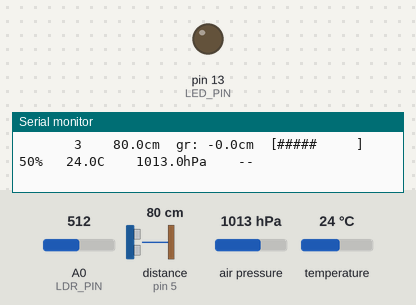
Simulated run of this sketch. Board: Arduino Uno, built with avr-gcc and run on an emulated ATmega328P. Shown: output pins drawn as LEDs (lit = HIGH), the last lines printed to the serial monitor. Wiring (inferred from the names in the program): ultrasonic range finder: trigger pin 4; echo pin 5. The test bench sets the inputs (shaded band); at power-on: A0 (LDR_PIN) = 512, distance to the obstacle (sensor on pin 5) 80 cm, temperature 24 °C, air pressure 1013 hPa. The echo pulse lasts 58.3 µs per cm; pins used as bus, display or sensor lines are not drawn.

Above: at 1.9 s.
2.0 s: A0 (LDR_PIN) set to 315
4.2 s: A0 (LDR_PIN) set to 286
At 4.9 s:
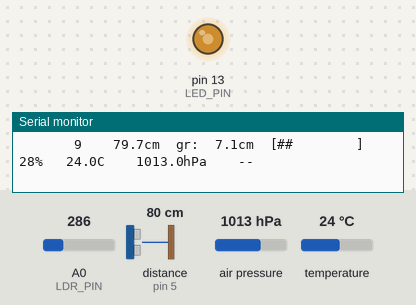
7.2 s: distance to the obstacle (sensor on pin 5) set to 33 cm
10.2 s: distance to the obstacle (sensor on pin 5) set to 27 cm
At 10.53 s:
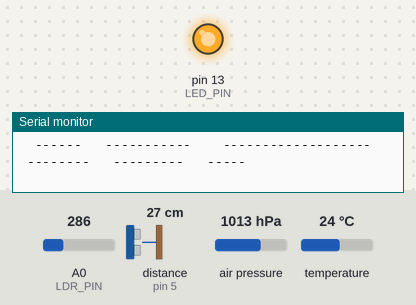
16.2 s: temperature set to 10.7 °C
19.2 s: temperature set to 9.2 °C
Timing chart, 0 to 23.2 s (numbered marks = the images above; inputs shaded):
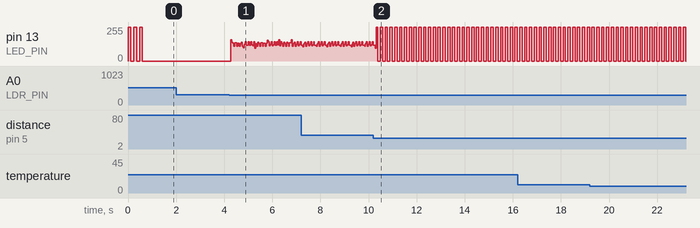

The sketch:

SARImplementation.ino
```cpp
#include <Wire.h>
#include <Adafruit_BMP280.h>
#include <math.h>

#define LED_PIN   13
#define LDR_PIN   A0
#define TRIG_PIN  4
#define ECHO_PIN  5

Adafruit_BMP280 bmp;

// ── SAR geometry thresholds
// Slant range: distance from sensor  to target
const float NEAR_RANGE_CM = 10.0;
const float FAR_RANGE_CM = 80.0;
const float ALERT_RANGE_CM = 30.0;

// Backscatter amplitude: LDR fraction 0-100%
const float LOW_BACKSCATTER = 10.0;  // very dark
const float HIGH_BACKSCATTER = 85.0;  // high-return surface

// Atmospheric layer thresholds
const float TEMP_ALERT_C = 35.0;  // thermal anomaly threshold
const int LDR_DARK_THRESH = 300;   // raw ADC for pulse-modulate LED

const unsigned long SAMPLE_MS = 500;  // synthetic aperture dwell = 500 ms

bool bmpOk = false;
unsigned long lastSample = 0;
unsigned long pulseCount = 0; // counts transmitted pulses

float cachedRange = -1;
float cachedAmp = 50;
float cachedTemp = 20;

// Helpers
void printBar(int w) {
  for (int i = 0; i < w; i++) Serial.print('=');
  Serial.println();
}

// Horizontal text-bar proportional to a 0-100 value
void printAmplitudeBar(float pct) {
  int bars = constrain((int)(pct / 10.0), 0, 10);
  Serial.print('[');
  for (int i = 0; i < 10; i++) Serial.print(i < bars ? '#' : ' ');
  Serial.print(']');
}

// Setup
void setup() {
  Serial.begin(115200);

  pinMode(LED_PIN, OUTPUT);
  pinMode(TRIG_PIN, OUTPUT);
  pinMode(ECHO_PIN, INPUT);
  digitalWrite(TRIG_PIN, LOW);

  // Power-on blink — 3 pulses like a radar
  for (int i = 0; i < 3; i++) {
    digitalWrite(LED_PIN, HIGH); delay(120);
    digitalWrite(LED_PIN, LOW);  delay(120);
  }

  // BMP280 — try both I2C addresses
  bmpOk = bmp.begin(0x76);
  if (!bmpOk) bmpOk = bmp.begin(0x77);
  if (bmpOk) {
    bmp.setSampling(
      Adafruit_BMP280::MODE_NORMAL,
      Adafruit_BMP280::SAMPLING_X2,
      Adafruit_BMP280::SAMPLING_X16,
      Adafruit_BMP280::FILTER_X16,
      Adafruit_BMP280::STANDBY_MS_500
    );
  }

  // Header
  Serial.println();
  printBar(62);
  Serial.println(F("  SAR-style Sensor Aperture Radar"));
  printBar(62);
  Serial.println(F("  Sensor mapping:"));
  Serial.println(F("    HC-SR04  ->  Slant range  (cm)"));
  Serial.println(F("    LDR      ->  Backscatter amplitude  (%)"));
  Serial.println(F("    BMP280   ->  Temp (C) + Pressure (hPa)"));
  Serial.println(F("    LED D13  ->  Alert indicator"));
  Serial.print(F("    BMP280   :  "));
  Serial.println(bmpOk ? F("OK") : F("NOT FOUND - temp/pressure disabled"));
  printBar(62);
  Serial.println();

  // Column headers — SAR terminology
  Serial.println(F("  Pulse#   Slant range    Backscatter           Temp       Pressure    Alert"));
  Serial.println(F("  ------   -----------    -------------------   --------   ---------   -----"));
}

// slant-range measurement
// Equivalent to the two-way travel time of radar pulse.
// Returns distance in cm, or -1 if out of range / no echo.
float readSlantRange() {
  digitalWrite(TRIG_PIN, LOW);
  delayMicroseconds(2);
  digitalWrite(TRIG_PIN, HIGH);
  delayMicroseconds(10);
  digitalWrite(TRIG_PIN, LOW);

  long us = pulseIn(ECHO_PIN, HIGH, 30000UL); // 30 ms timeout ~ 5 m
  if (us == 0) return -1.0;
  float cm = (us / 2.0) * 0.0343;
  return (cm > 400.0) ? -1.0 : cm;
}

// backscatter amplitude
// High ADC reading -> strong radar return.
// Returned as percentage 0-100.
float readBackscatterPct() {
  return (analogRead(LDR_PIN) / 1023.0) * 100.0;
}

// Derive SAR geometry values
// Look angle: angle between ground and slant.
// Assumes a fixed platform altitude of FAR_RANGE_CM for illustration.
float lookAngleDeg(float rangeCm) {
  if (rangeCm <= 0) return 0;
  float alt = FAR_RANGE_CM; // nominal platform height
  float clamped = constrain(rangeCm, 1.0, alt);
  return degrees(asin(clamped / alt)); // simplified flat-earth
}

// Ground range: horizontal component of slant range
float groundRangeCm(float slantCm) {
  if (slantCm <= 0) return -1;
  float la = radians(lookAngleDeg(slantCm));
  return slantCm * cos(la);
}

// Incidence angle: angle between beam centre and surface normal.
// For flat terrain, incidence angle == look angle.
float incidenceAngleDeg(float slantCm) {
  return lookAngleDeg(slantCm);
}

// LED alert logic
// Priority 1 — thermal anomaly (BMP280 overheat): solid ON
// Priority 2 — target inside near-range alert zone: fast blink
// Priority 3 — dark scene (low backscatter): slow breathe via PWM
// Default     — LED off
void updateLED(float rangeCm, float ampPct, float t) {
  static unsigned long lastToggle = 0;
  static int fadeVal = 0;
  static int fadeDir = 5;
  unsigned long now = millis();

  // Thermal anomaly — steady beam (solid on)
  if (t >= TEMP_ALERT_C) {
    digitalWrite(LED_PIN, HIGH);
    return;
  }

  // Target in alert zone — fast pulse (100 ms)
  if (rangeCm > 0 && rangeCm <= ALERT_RANGE_CM) {
    if (now - lastToggle >= 100) {
      lastToggle = now;
      digitalWrite(LED_PIN, !digitalRead(LED_PIN));
    }
    return;
  }

  // Low backscatter / dark
  if (analogRead(LDR_PIN) < LDR_DARK_THRESH) {
    fadeVal += fadeDir;
    if (fadeVal >= 255 || fadeVal <= 0) fadeDir = -fadeDir;
    analogWrite(LED_PIN, fadeVal);
    return;
  }

  // Clear sky, no alert — off
  digitalWrite(LED_PIN, LOW);
}

// Print one row
void printRow(unsigned long pulse, float slant, float ground,
              int lightRaw, float amp, float temp, float press, bool alert) {

  char buf[16];

  // Pulse counter
  Serial.print(F("  "));
  sprintf(buf, "%6lu", pulse);
  Serial.print(buf);
  Serial.print(F("   "));

  // Slant range
  if (slant < 0) {
    Serial.print(F("OOR          "));
  } else {
    dtostrf(slant, 5, 1, buf);
    Serial.print(buf);
    Serial.print(F("cm  gr:"));
    dtostrf(ground, 5, 1, buf);
    Serial.print(buf);
    Serial.print(F("cm  "));
  }

  // Backscatter amplitude bar + value
  printAmplitudeBar(amp);
  dtostrf(amp, 4, 0, buf);
  Serial.print(buf);
  Serial.print(F("%  "));

  // Temperature
  if (isnan(temp)) {
    Serial.print(F("  N/A      "));
  } else {
    dtostrf(temp, 5, 1, buf);
    Serial.print(buf);
    Serial.print(F("C   "));
  }

  // Pressure
  if (isnan(press)) {
    Serial.print(F("  N/A       "));
  } else {
    dtostrf(press, 7, 1, buf);
    Serial.print(buf);
    Serial.print(F("hPa  "));
  }

  // Alert indicator
  if (alert) {
    Serial.print(F("  *** ALERT ***"));
  } else {
    Serial.print(F("  --"));
  }

  Serial.println();

  // Every 20 pulses: print a summary "synthetic aperture" line
  if (pulse > 0 && pulse % 20 == 0) {
    Serial.println(F("  -- synthetic aperture complete (20 pulses) --"));
    Serial.println(F("  Pulse#   Slant range    Backscatter           Temp       Pressure    Alert"));
    Serial.println(F("  ------   -----------    -------------------   --------   ---------   -----"));
  }
}

// ── Main loop ──────────────────────────────
void loop() {
  unsigned long now = millis();

  // LED runs continuously between samples
  updateLED(cachedRange, cachedAmp, cachedTemp);

  // Gate readings to SAMPLE_MS (synthetic aperture dwell time)
  if (now - lastSample < SAMPLE_MS) return;
  lastSample = now;
  pulseCount++;

  //  Acquire
  float slant = readSlantRange();
  float amp = readBackscatterPct();
  int lightRaw = analogRead(LDR_PIN);
  float temp = bmpOk ? bmp.readTemperature() : NAN;
  float press = bmpOk ? bmp.readPressure() / 100.0 : NAN;

  // Derived SAR geometry
  float ground = groundRangeCm(slant);

  // Cache for LED routine
  cachedRange = slant;
  cachedAmp = amp;
  cachedTemp = isnan(temp) ? 20.0 : temp;

  // Alert if target inside near-range zone OR thermal anomaly
  bool alertOn = (slant > 0 && slant <= ALERT_RANGE_CM) || (!isnan(temp) && temp >= TEMP_ALERT_C);

  printRow(pulseCount, slant, ground, lightRaw, amp, temp, press, alertOn);
}
```

Measured:
- the behaviour switches between 300 and 299 on A0 (LDR_PIN) (found by bisection; images 0 and 1)
- the behaviour switches between 31 and 30 cm on distance to the obstacle (sensor on pin 5) (found by bisection; images 1 and 2)
- by itself, pin 13 (LED_PIN): repeats every 0.18 s: 255/255 0.08 s, 0/255 0.10 s
